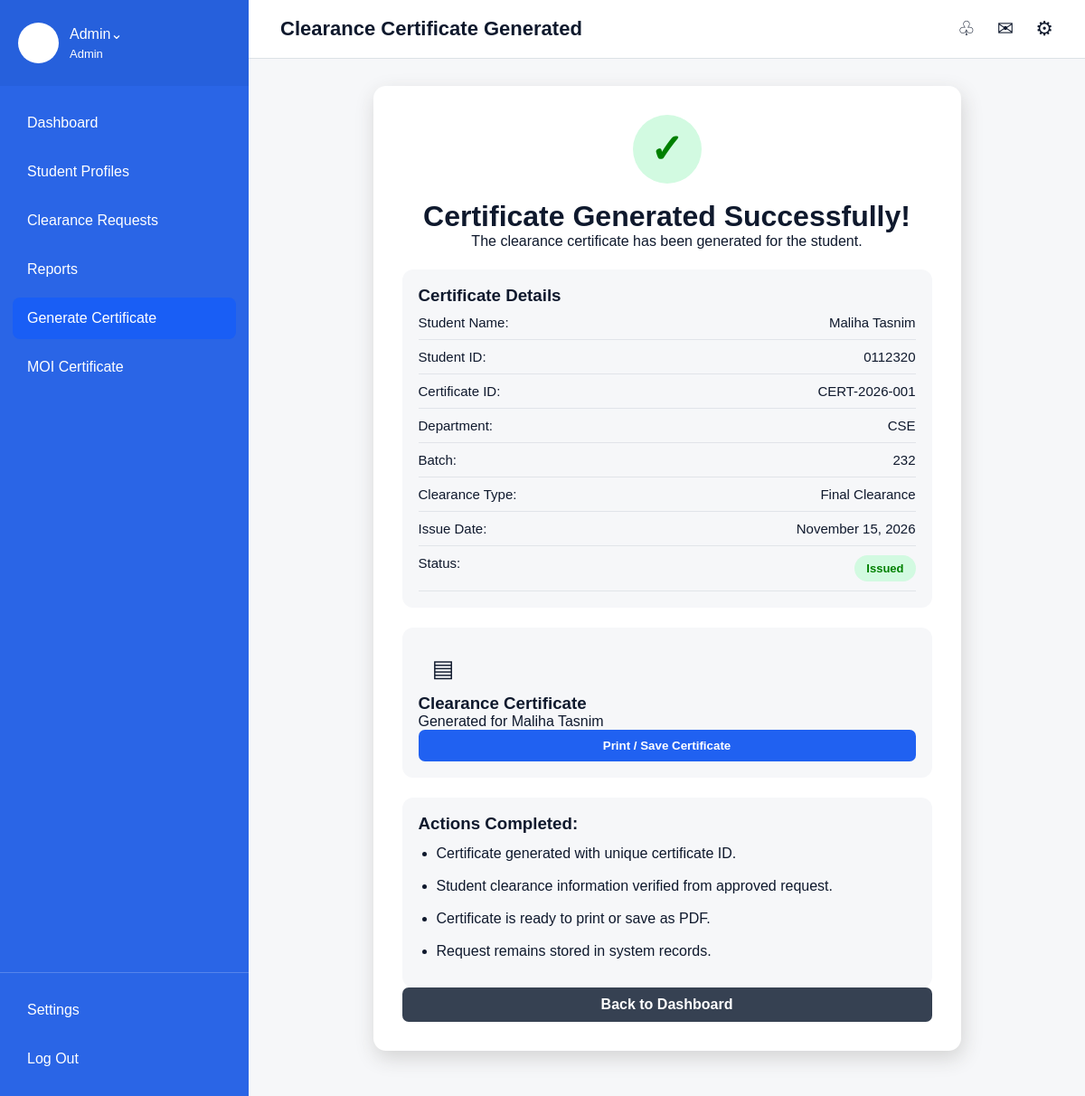
/certificate-generated.php?request_id=1 (signed in), run on the app's committed database.
### tables this page shows
CREATE TABLE `clearance_requests` (
  `request_id` int(11) NOT NULL,
  `student_id` int(11) NOT NULL,
  `status` varchar(50) DEFAULT 'Pending',
  `comment` text DEFAULT NULL,
  `request_date` timestamp NOT NULL DEFAULT current_timestamp(),
  `clearance_type` varchar(100) DEFAULT 'Final Clearance',
  `department` varchar(100) DEFAULT 'All Departments',
  `reason` text DEFAULT NULL,
  `is_emergency` varchar(20) DEFAULT 'No'
);

CREATE TABLE `students` (
  `student_id` int(11) NOT NULL,
  `name` varchar(100) NOT NULL,
  `roll` varchar(50) NOT NULL,
  `department` varchar(100) NOT NULL,
  `batch` varchar(50) NOT NULL,
  `email` varchar(100) NOT NULL,
  `password` varchar(100) NOT NULL,
  `created_at` timestamp NOT NULL DEFAULT current_timestamp()
);

### certificate-generated.php (the view, shortened to what this page needs)
<?php
include "../db.php";
$request_id = $_GET["request_id"];
$certificate_sql = "SELECT clearance_requests.*, students.name, students.roll, students.department AS student_department, students.batch, students.email
                    FROM clearance_requests
                    INNER JOIN students ON clearance_requests.student_id = students.student_id
                    WHERE clearance_requests.request_id='$request_id'
                    AND clearance_requests.status='Approved'";
$certificate_result = $conn->query($certificate_sql);
$certificate = $certificate_result->fetch_assoc();
$certificate_id = "CERT-" . date("Y") . "-00" . $certificate["request_id"];
$issue_date = date("F d, Y");
?>
<!DOCTYPE html>
<html lang="en">
<head>
    <link rel="stylesheet" type="text/css" href="./admin.css">
</head>
<body>
<div class="page">
    <div class="left">
        <div class="profile">
            <div class="profile-icon"></div>
            <div>
                <div>Admin⌄</div>
                <div class="small-name"><?php echo $_SESSION["admin_name"]; ?></div>
            </div>
        </div>
        <div class="nav">
            <a class="nav-item" href="admin-dashboard.php">Dashboard</a>
            <a class="nav-item" href="student-clearance-profile.php">Student Profiles</a>
            <a class="nav-item" href="clearance-requests.php">Clearance Requests</a>
            <a class="nav-item" href="reports.php">Reports</a>
            <a class="nav-item active" href="generate-certificate.php">Generate Certificate</a>
            <a class="nav-item" href="moi-certificate-management.php">MOI Certificate</a>
        </div>
        <div class="bottom-nav">
            <a class="nav-item" href="settings.php">Settings</a>
            <a class="nav-item" href="../logout.php">Log Out</a>
        </div>
    </div>
    <div class="right">
        <div class="top">
            <div class="top-title">Clearance Certificate Generated</div>
            <div class="top-icons">♧ ✉ ⚙</div>
        </div>
        <div class="content">
            <div class="success-card admin-success">
                <div class="success-icon">✓</div>
                <h1>Certificate Generated Successfully!</h1>
                <p>The clearance certificate has been generated for the student.</p>
                <div class="details-box">
                    <h3>Certificate Details</h3>
                    <div class="detail-row">
                        <span>Student Name:</span>
                        <span><?php echo $certificate["name"]; ?></span>
                    </div>
                    <div class="detail-row">
                        <span>Student ID:</span>
                        <span><?php echo $certificate["roll"]; ?></span>
                    </div>
                    <div class="detail-row">
                        <span>Certificate ID:</span>
                        <span><?php echo $certificate_id; ?></span>
                    </div>
                    <div class="detail-row">
                        <span>Department:</span>
                        <span><?php echo $certificate["student_department"]; ?></span>
                    </div>
                    <div class="detail-row">
                        <span>Batch:</span>
                        <span><?php echo $certificate["batch"]; ?></span>
                    </div>
                    <div class="detail-row">
                        <span>Clearance Type:</span>
                        <span><?php echo $certificate["clearance_type"]; ?></span>
                    </div>
                    <div class="detail-row">
                        <span>Issue Date:</span>
                        <span><?php echo $issue_date; ?></span>
                    </div>
                    <div class="detail-row">
                        <span>Status:</span>
                        <span class="status green">Issued</span>
                    </div>
                </div>
                <div class="certificate-preview-box">
                    <div class="doc-icon">▤</div>
                    <div>
                        <h3>Clearance Certificate</h3>
                        <p>Generated for <?php echo $certificate["name"]; ?></p>
                    </div>
                    <button class="blue-btn full-btn" onclick="window.print()">Print / Save Certificate</button>
                </div>
                <div class="success-info">
                    <h3>Actions Completed:</h3>
                    <ul>
                        <li>Certificate generated with unique certificate ID.</li>
                        <li>Student clearance information verified from approved request.</li>
                        <li>Certificate is ready to print or save as PDF.</li>
                        <li>Request remains stored in system records.</li>
                    </ul>
                </div>
                <a class="dark-btn full-btn" href="admin-dashboard.php">Back to Dashboard</a>
            </div>
        </div>
    </div>
</div>
</body>
</html>

### admin.css (style rules this page uses)
* { margin: 0; padding: 0; box-sizing: border-box; }
body { font-family: Arial, sans-serif; color: rgb(15, 25, 45); background: rgb(246, 247, 249); }
a { text-decoration: none; color: inherit; }
button { border: none; cursor: pointer; font-family: Arial, sans-serif; }
.page { display: flex; height: 100vh; overflow: hidden; }
.left { width: 275px; height: 100vh; background: rgb(42, 101, 230); color: white; display: flex; flex-direction: column; overflow-y: auto; flex-shrink: 0; }
.profile { display: flex; align-items: center; gap: 12px; padding: 25px 20px; background: rgb(38, 96, 220); }
.profile-icon { width: 45px; height: 45px; background: white; color: rgb(32, 97, 241); border-radius: 50%; text-align: center; line-height: 45px; }
.small-name { font-size: 13px; margin-top: 5px; }
.nav { display: flex; flex-direction: column; padding: 18px 14px; gap: 8px; }
.nav-item { padding: 14px 16px; border-radius: 8px; font-size: 16px; color: white; }
.nav-item:hover, .nav-item.active { background: rgb(25, 94, 245); }
.bottom-nav { margin-top: auto; border-top: 1px solid rgba(255,255,255,0.2); padding: 18px 14px; display: flex; flex-direction: column; gap: 8px; }
.right { flex: 1; height: 100vh; background: rgb(246, 247, 249); overflow-y: auto; overflow-x: hidden; }
.top { height: 65px; background: white; border-bottom: 1px solid rgb(220, 225, 230); display: flex; justify-content: space-between; align-items: center; padding: 0 35px; position: sticky; top: 0; z-index: 10; }
.top-title { font-size: 22px; font-weight: bold; }
.top-icons { word-spacing: 18px; font-size: 22px; }
.content, .admin-content, .profile-content { padding: 30px 35px 50px 35px; }
.card-icon, .small-card-icon, .doc-icon { width: 55px; height: 55px; border-radius: 10px; text-align: center; line-height: 55px; font-size: 26px; }
.blue-btn, .green-btn, .red-btn, .gray-btn, .orange-btn, .dark-btn, .small-btn, .print-btn, .white-btn { color: white; text-align: center; border-radius: 7px; padding: 10px 15px; font-weight: bold; display: inline-block; }
.blue-btn, .small-btn, .print-btn { background: rgb(32, 97, 241); }
.dark-btn { background: rgb(54, 65, 82); }
.full-btn { display: block; width: 100%; }
.status { padding: 7px 13px; border-radius: 18px; display: inline-block; font-size: 13px; font-weight: bold; }
.green { background: rgb(210, 250, 225); color: green; }
.success-card { width: 650px; background: white; border-radius: 14px; padding: 32px; margin: 0 auto; box-shadow: 2px 8px 22px lightgray; text-align: center; }
.success-icon { width: 76px; height: 76px; border-radius: 50%; background: rgb(210, 250, 225); color: green; font-size: 44px; line-height: 76px; margin: 0 auto 18px auto; font-weight: bold; }
.details-box, .success-info, .certificate-preview-box { background: rgb(246, 247, 249); border-radius: 12px; padding: 18px; margin-top: 22px; text-align: left; }
.detail-row { display: flex; justify-content: space-between; border-bottom: 1px solid rgb(225, 228, 233); padding: 10px 0; font-size: 15px; }
.info-box ul, .success-info ul { margin-left: 20px; line-height: 28px; }
li { margin: 8px 0; }

### data on the page
clearance_requests: student.name "Maliha Tasnim", student.roll "0112320", student.department "CSE", student.batch "232", clearance_type "Final Clearance"

### other printed values
$_SESSION["admin_name"] "Admin"
